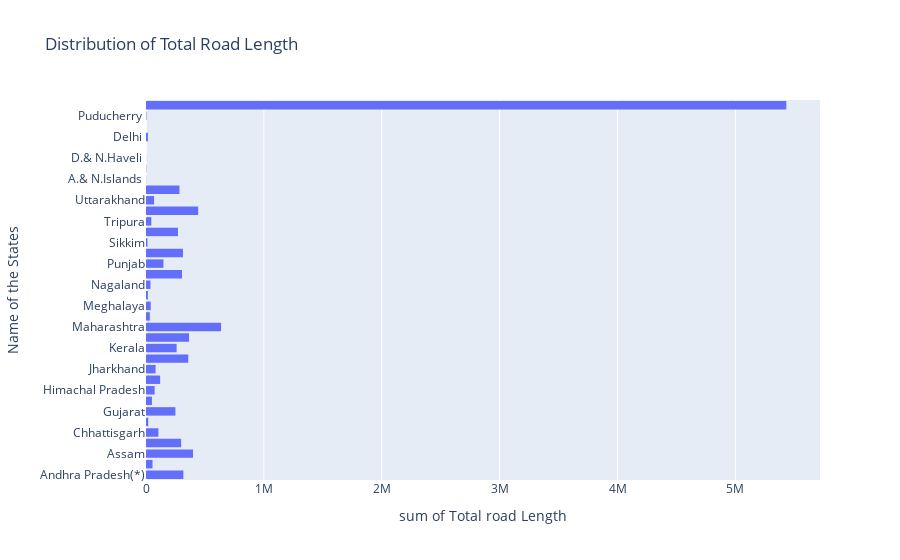

Source (notebook cell):
### Code cell
# Histogram: Distribution of Total Road Length
fig = px.histogram(data, x='Total road Length', y='Name of the States', nbins=20, title='Distribution of Total Road Length')
fig.show()

### Figure 1 — Plotly figure (JSON) as saved in the notebook; plotly's stock layout.template omitted (floating-point values rounded to 4 significant figures)
{"data": [{"alignmentgroup": "True", "bingroup": "y", "histfunc": "sum", "hovertemplate": "sum of Total road Length=%{x}<br>Name of the States=%{y}<extra></extra>", "legendgroup": "", "marker": {"color": "#636efa", "pattern": {"shape": ""}}, "name": "", "nbinsy": 20, "offsetgroup": "", "orientation": "h", "showlegend": false, "type": "histogram", "x": [316906, 55262, 399122, 298205, 105074, 18697, 249373, 50292, 73230, 120034, 81245, 358300, 259932, 365045, 636887, 32389, 40258, 16250, 37871, 305631, 147862, 313469, 12182, 271137, 45120, 442907, 68727, 283865, 1809, 2573, 1133, 274, 16170, 232, 4294, 5431757], "xaxis": "x", "y": [" Andhra Pradesh(*)", " Arunachal Pradesh", " Assam", " Bihar", " Chhattisgarh", " Goa ", " Gujarat", " Haryana", " Himachal Pradesh", " Jammu & Kashmir", " Jharkhand", " Karnataka", " Kerala", " Madhya Pradesh", " Maharashtra", " Manipur ", " Meghalaya", " Mizoram", " Nagaland", " Odisha", " Punjab", " Rajasthan", " Sikkim", " Tamil Nadu", " Tripura", " Uttar Pradesh", " Uttarakhand", " West Bengal", " A.& N.Islands ", " Chandigarh ", " D.& N.Haveli ", " Daman & Diu ", " Delhi ", " Lakshadweep ", " Puducherry ", "INDIA (1) ++        "], "yaxis": "y"}], "layout": {"barmode": "relative", "legend": {"tracegroupgap": 0}, "title": {"text": "Distribution of Total Road Length"}, "xaxis": {"anchor": "y", "domain": [0, 1], "title": {"text": "sum of Total road Length"}}, "yaxis": {"anchor": "x", "domain": [0, 1], "title": {"text": "Name of the States"}}}}
